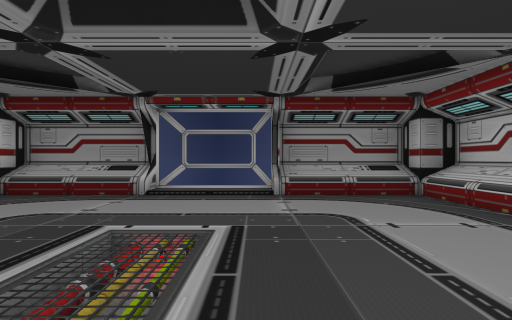
[1] (above)

12 first-person views from a walk through a Unity game level. The camera is 1.5 m above the floor, looks level and sees 80° across. The floor is counted in squares, 2 m on a side. Each view is taken from the middle of a square. On the plan, view 1 faces up. The plan holds only what a view shows up to about 10 squares ahead; the rest is blank.

[2]
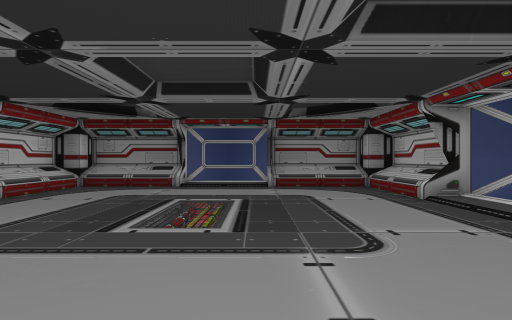

[3]
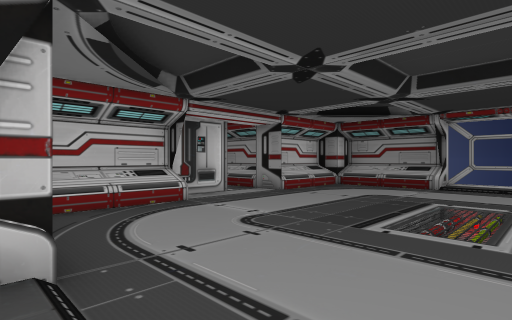

[4]
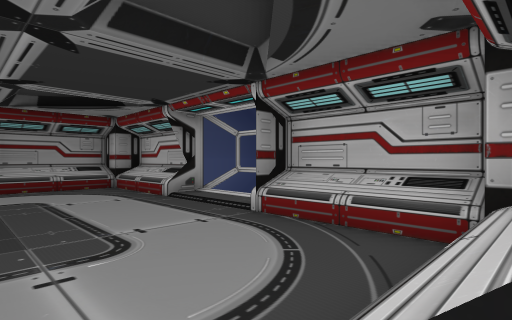

[5]
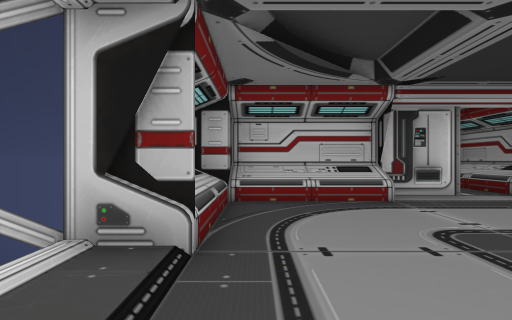

[6]
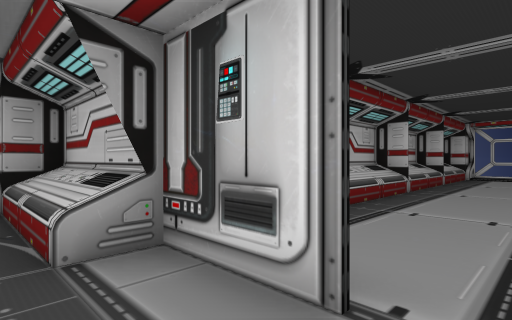

[7]
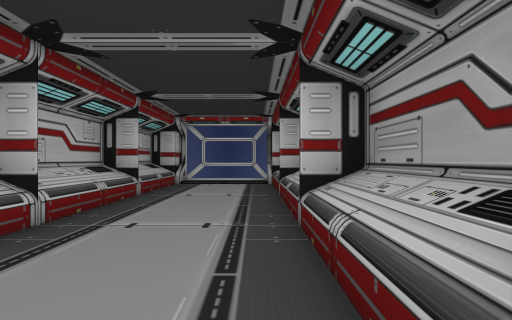

[8]
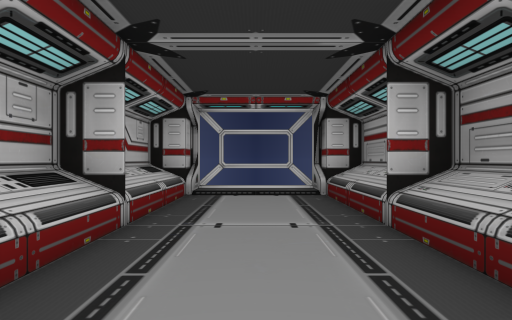

[9]
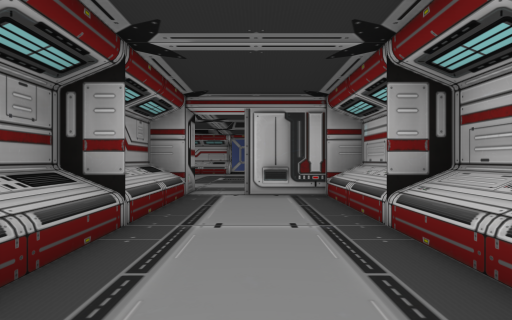

[10]
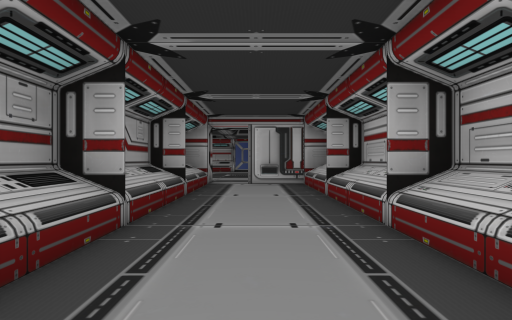

[11]
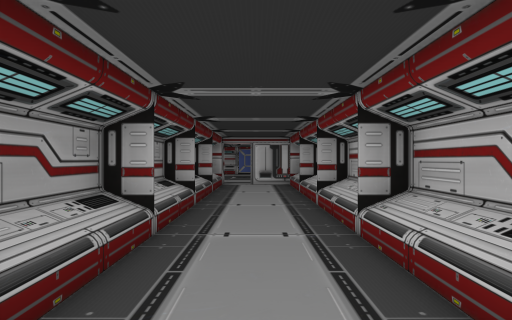

[12]
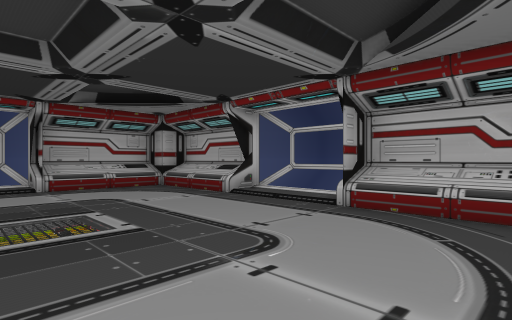

### Floor plan
Points are (right, up) in squares from view 1. A wall is a line through its corners. A room is listed if a view was taken in it or the views show most of it. See-through windows are left out.
Room 1 (views 1, 2, 3, 4, 5, 6, 12)
walls: (-2.4, 6.5) (-6.3, 6.5) (-6.3, 4.2); (-5.5, 0.5) (-5.5, -3.1); (0.5, -2.5) (4.3, -2.5) (4.3, 0.5); (3.5, 3.5) (3.5, 7.2) (0.5, 7.2); (-6.3, 2.3) (-6.3, -2.5) (-2.5, -2.5) (-2.5, -3.1); (-2.5, 7.2) (-5.5, 7.2) (-5.5, 3.5); (0.6, -3.3) (3.5, -3.3) (3.5, 0.5) (4, 0.5); (4.3, 3.6) (4.3, 6.5) (0.5, 6.5) (0.5, 7); (-4.6, -3.3) (-2.5, -3.3)
ways out: opening at (-6, 3) to room 2
Room 2 (views 7, 8, 9, 10, 11)
walls: (-7.7, -0.2) (-6.4, -0.2) (-6.4, 2.2); (-18.5, -0.2) (-9.5, -0.2); (-19.2, 0.5) (-5.5, 0.5); (-6.4, 4.2) (-18.5, 4.2); (-5.5, 3.5) (-19.2, 3.5)
ways out: opening at (-6, 3) to room 1

Positions as (right, up) in squares from view 1, and headings:
1: (0, 0), facing up
2: (0, -3), facing up
3: (0, -3), facing up-left
4: (0, -3), facing up-right
5: (0, -2), facing left
6: (-5, 3), facing down-left
7: (-9, 3), facing left
8: (-12, 2), facing left
9: (-13, 2), facing right
10: (-16, 2), facing right
11: (-20, 2), facing right
12: (-5, 2), facing down-right
